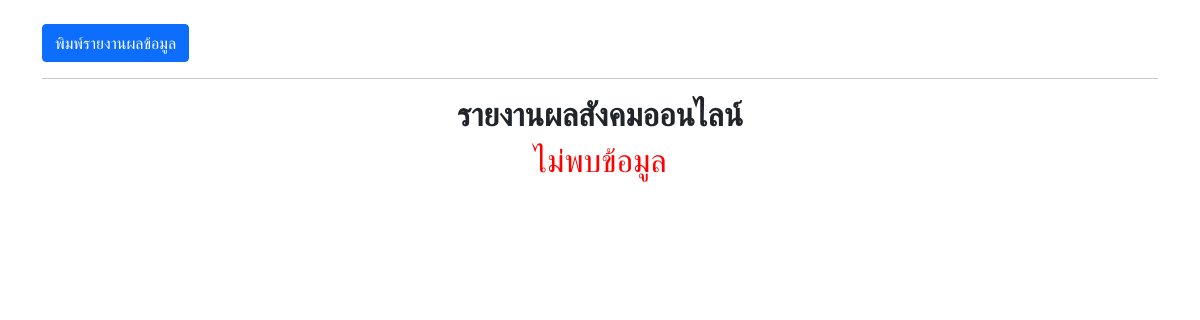
/admin/reweb2.php (signed in), run on an earlier commit of the app's database.
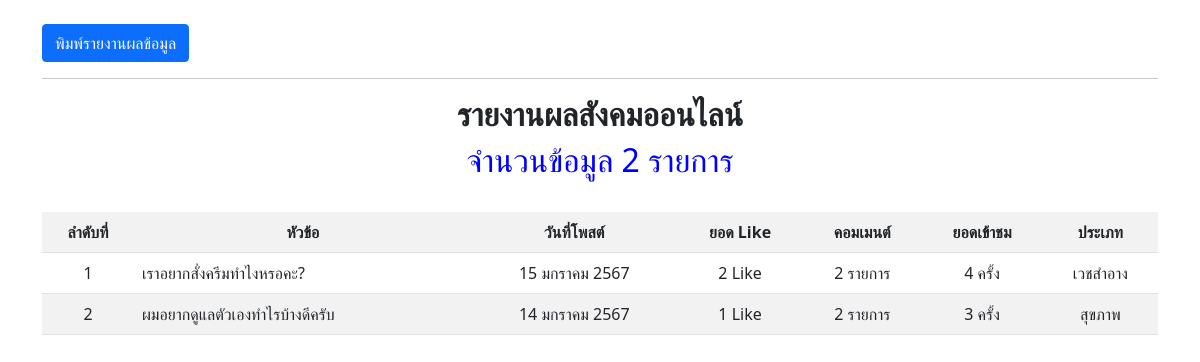
And on a later commit of the database.
### tables this page shows
CREATE TABLE `tb_webques` (
  `id_wques` int(10) NOT NULL,
  `id_user` int(10) NOT NULL,
  `day_ques` date NOT NULL,
  `time_ques` time NOT NULL,
  `detail_ques` text NOT NULL,
  `type_ques` int(1) NOT NULL,
  `pic_ques` varchar(100) NOT NULL
);

### admin/function_sum.php (called while the page is built, shortened)
<?php
    function displaydate($x){
        $date_m=array("มกราคม","กุมภาพันธ์","มีนาคม","เมษายน","พฤษภาคม","มิถุนายน","กรกฎาคม","สิงหาคม","กันยายน","ตุลาคม","พฤศจิกายน","ธันวาคม");
        $date_array=explode("-",$x);
        $y=$date_array[0]+543;
        $m=$date_array[1]-1;
        $d=$date_array[2];
        $m=$date_m[$m];
        $displaydate="$d $m $y";
        return $displaydate;
    }
?>

### admin/reweb2.php (the view, shortened to what this page needs)
<?php
    include "function_sum.php";
    $sql="select * from tb_webques order by id_wques desc";
    $result=mysqli_query($conn,$sql);
    $num=mysqli_num_rows($result);
?>
<!DOCTYPE html>
<html lang="en">
<head>
    <link rel="stylesheet" href="../css/bootstrap.min.css">
</head>
<body>
        <div class="container"><br>
            <a class="btn btn-primary" href="reweb2.php" onclick="window.print()">พิมพ์รายงานผลข้อมูล</a><hr>
            <center><h2><b>รายงานผลสังคมออนไลน์</b></h2></center>
            <?php
                if($num==0){
                    echo"<font color='red'><center><h2>ไม่พบข้อมูล</h2></center></font>";
                }else{
                    echo"<font color='blue'><center><h2>จำนวนข้อมูล $num รายการ</h2></center></font>";
            ?><br>
            <table class="table table-holver table-striped">
                <tr align="center">
                    <th>ลำดับที่</th>
                    <th>หัวข้อ</th>
                    <th>วันที่โพสต์</th>
                    <th>ยอด Like</th>
                    <th>คอมเมนต์</th>
                    <th>ยอดเข้าชม</th>
                    <th>ประเภท</th>
                </tr>
                <?php
                    $i=1;
                    while($read=mysqli_fetch_assoc($result)){
                        $id_wques=$read["id_wques"];
                        $detail_ques=$read["detail_ques"];
                        $day_ques=$read["day_ques"];
                        $day_ques=displaydate($day_ques);
                        $type_ques=$read["type_ques"];
                        if($type_ques==1){
                            $type_ques="สุขภาพ";
                        }else if($type_ques==2){
                            $type_ques="เวชสำอาง";
                        }else{
                            $type_ques="ทั่วไป";
                        }
                        $sql1="select * from tb_webanswer where id_wques='$id_wques'";
                        $result1=mysqli_query($conn,$sql1);
                        $num1=mysqli_num_rows($result1);
                        $sql2="select * from tb_like where id_wques='$id_wques' and status_like='y'";
                        $result2=mysqli_query($conn,$sql2);
                        $num2=mysqli_num_rows($result2);
                        $total=$num1+$num2;
                ?>
                <tr align="center">
                    <td><?php echo"$i";?></td>
                    <td align="left"><?php echo"$detail_ques";?></td>
                    <td><?php echo"$day_ques";?></td>
                    <td><?php echo"$num2";?> Like</td>
                    <td><?php echo"$num1";?> รายการ</td>
                    <td><?php echo"$total";?> ครั้ง</td>
                    <td><?php echo"$type_ques";?></td>
                </tr>
                <?php
                    $i++;
                    }
                ?>
            </table>
            <?php } ?>
        </div>
</body>
<br><br><br><br>

What changed in the data, as far as the page shows it:
added tb_webques: detail_ques "เราอยากสั่งครีมทำไงหรอคะ?", day_ques "15 มกราคม 2567", num2 "2", num1 "2", total "4", type_ques "เวชสำอาง"
added tb_webques: detail_ques "ผมอยากดูแลตัวเองทำไรบ้างดีครับ", day_ques "14 มกราคม 2567", num2 "1", num1 "2", total "3", type_ques "สุขภาพ"
Also different on the page:
$num: (not shown) → "2"
text no longer shown: "ไม่พบข้อมูล"
text now shown: "จำนวนข้อมูล รายการ ลำดับที่ หัวข้อ วันที่โพสต์ ยอด Like คอมเมนต์ ยอดเข้าชม ประเภท"
